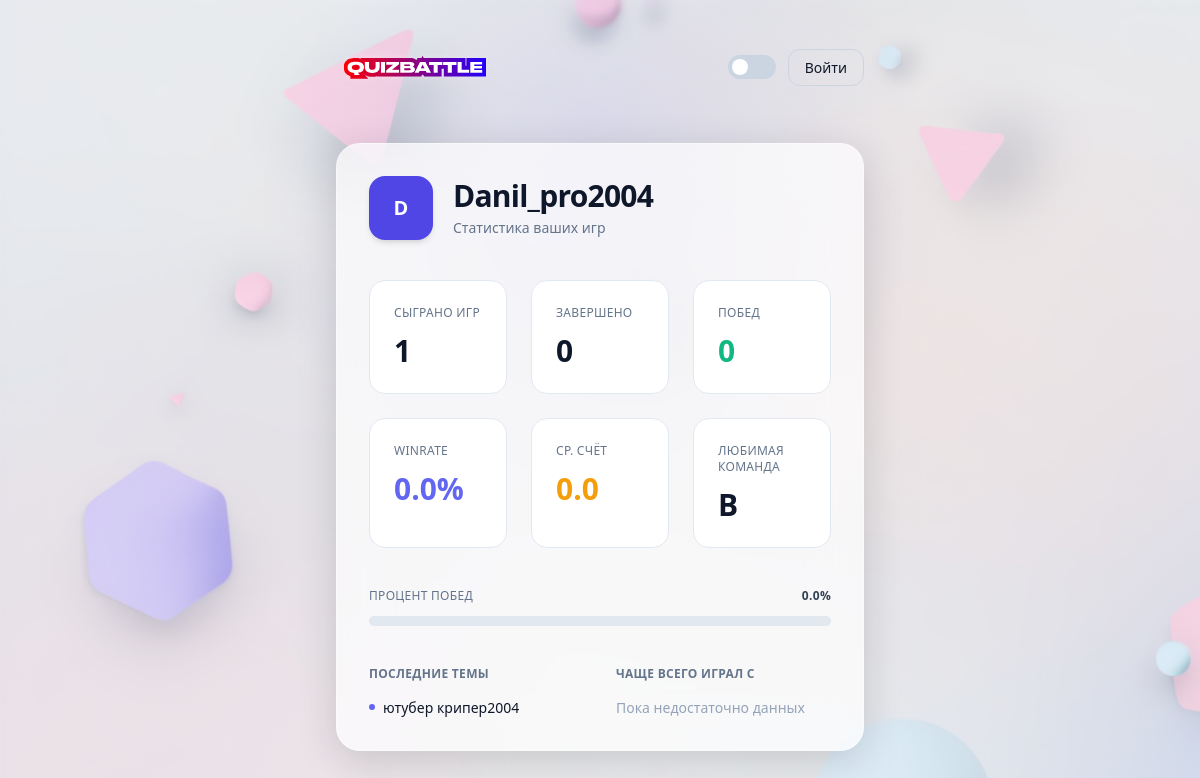
The app's page /profile (signed in), older data.
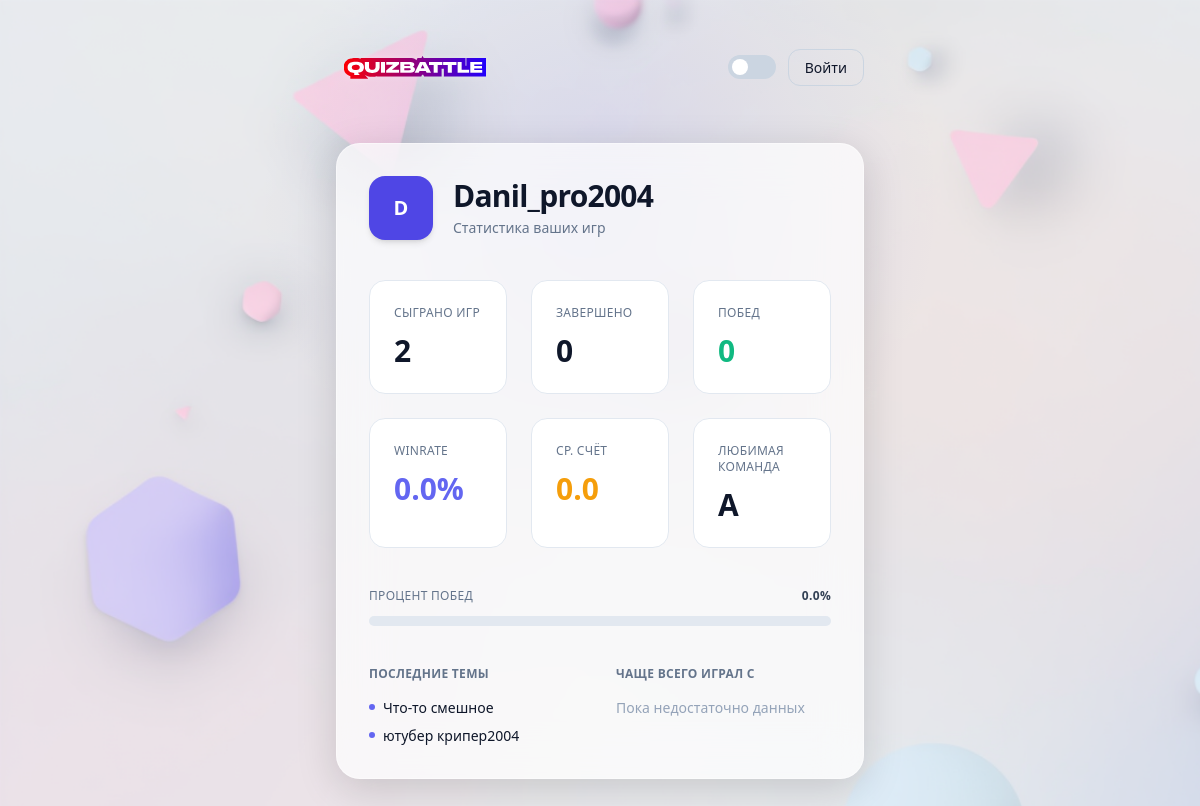
The same page, newer data.
### app/models.py (models this page shows)
class User(Base):
    __tablename__ = "users"
    id: Mapped[int] = mapped_column(Integer, primary_key=True, index=True)
    username: Mapped[str] = mapped_column(String(50), unique=True, index=True)
    password_hash: Mapped[str] = mapped_column(String(255))
    created_at: Mapped[datetime] = mapped_column(DateTime, default=datetime.utcnow)

class Game(Base):
    __tablename__ = "games"
    id: Mapped[int] = mapped_column(Integer, primary_key=True, index=True)
    pin: Mapped[str] = mapped_column(String(6), unique=True, index=True)
    topic: Mapped[str] = mapped_column(String(255))
    questions_per_team: Mapped[int] = mapped_column(Integer)
    status: Mapped[str] = mapped_column(String(32), default="waiting")
    current_team: Mapped[str | None] = mapped_column(String(1), nullable=True)
    current_index_a: Mapped[int] = mapped_column(Integer, default=0)
    current_index_b: Mapped[int] = mapped_column(Integer, default=0)
    score_a: Mapped[int] = mapped_column(Integer, default=0)
    score_b: Mapped[int] = mapped_column(Integer, default=0)
    created_at: Mapped[datetime] = mapped_column(DateTime, default=datetime.utcnow)
    difficulty: Mapped[str] = mapped_column(String(16), default="medium")
    phase: Mapped[str] = mapped_column(String(32), default="gathering")
    question_started_at: Mapped[datetime | None] = mapped_column(DateTime, nullable=True)
    players: Mapped[list["Player"]] = relationship(
        back_populates="game", cascade="all, delete-orphan"
    )
    questions: Mapped[list["Question"]] = relationship(
        back_populates="game", cascade="all, delete-orphan"
    )

### app/routers.py (the view)
@router.get("/profile", response_class=HTMLResponse)
def profile_page(
    request: Request,
    current_user: User = Depends(get_current_user),
    db: Session = Depends(get_db),
):
    stats = game_service.get_user_stats(
        db,
        user_id=current_user.id,
        username=current_user.username
    )
    return templates.TemplateResponse(
        "profile.html",
        {
            "request": request,
            "user": current_user,
            "stats": stats
        }
    )

### app/templates/profile.html (shortened to what this page needs)
{% extends 'base.html' %}
{% block card %}
<div class="space-y-10">
  {% if not user %}
  <div class="flex flex-col items-center gap-4 py-16 text-center">
    <div class="w-16 h-16 rounded-full bg-slate-200 dark:bg-slate-800 flex items-center justify-center">
      <svg xmlns="http://www.w3.org/2000/svg"
           class="w-8 h-8 text-slate-400"
           fill="none"
           viewBox="0 0 24 24"
           stroke="currentColor"
           stroke-width="1.5">
        <path stroke-linecap="round"
              stroke-linejoin="round"
              d="M15.75 6a3.75 3.75 0 11-7.5 0 3.75 3.75 0 017.5 0zM4.501 20.118a7.5 7.5 0 0114.998 0A17.933 17.933 0 0112 21.75c-2.676 0-5.216-.584-7.499-1.632z" />
      </svg>
    </div>
    <p class="text-slate-500 dark:text-slate-400 text-sm">
      Войдите в аккаунт, чтобы увидеть профиль
    </p>
    <a href="/login"
       class="px-6 py-2.5 rounded-xl font-semibold bg-indigo-600 text-white hover:bg-indigo-500 transition">
      Войти
    </a>
  </div>
  {% else %}
  {% set s = stats %}
  {% set wr = (s.wins / s.games_played * 100) | round(1) if s and s.games_played > 0 else 0 %}
  <div class="flex items-center gap-5">
    <div class="w-16 h-16 rounded-2xl bg-indigo-600 flex items-center justify-center
                text-white text-xl font-bold shadow-md">
      {{ user.username[0].upper() }}
    </div>
    <div>
      <h1 class="text-3xl font-bold tracking-tight">
        {{ user.username }}
      </h1>
      <p class="text-sm text-slate-500 dark:text-slate-400 mt-1">
        Статистика ваших игр
      </p>
    </div>
  </div>
  {% if s %}
  <div class="grid grid-cols-2 sm:grid-cols-3 gap-6">
    {% macro stat(title, value, color="") %}
    <div class="p-6 rounded-2xl bg-white dark:bg-slate-900 border border-slate-200 dark:border-slate-800">
      <p class="text-xs uppercase tracking-wide text-slate-500 dark:text-slate-400 mb-3">
        {{ title }}
      </p>
      <p class="text-3xl font-semibold {{ color }}">
        {{ value }}
      </p>
    </div>
    {% endmacro %}
    {{ stat("Сыграно игр", s.games_played) }}
    {{ stat("Завершено", s.games_finished) }}
    {{ stat("Побед", s.wins, "text-emerald-500") }}
    {{ stat("Winrate", wr ~ "%", "text-indigo-500") }}
    {{ stat("Ср. счёт", s.average_team_score, "text-amber-500") }}
    {{ stat("Любимая команда", s.favorite_team or "—") }}
  </div>
  <div class="space-y-3">
    <div class="flex justify-between text-xs uppercase tracking-wide text-slate-500 dark:text-slate-400">
      <span>Процент побед</span>
      <span class="font-semibold text-slate-700 dark:text-slate-200">{{ wr }}%</span>
    </div>
    <div class="h-2.5 w-full rounded-full bg-slate-200 dark:bg-slate-800 overflow-hidden">
    </div>
  </div>
  <div class="grid grid-cols-1 sm:grid-cols-2 gap-8">
    <div class="space-y-4">
      <h3 class="text-xs font-semibold uppercase tracking-wide text-slate-500 dark:text-slate-400">
        Последние темы
      </h3>
      <ul class="space-y-2 text-sm">
        {% if s.recent_topics %}
          {% for topic in s.recent_topics %}
            <li class="flex items-start gap-2">
              <span class="mt-1.5 w-1.5 h-1.5 rounded-full bg-indigo-500"></span>
              <span>{{ topic }}</span>
            </li>
          {% endfor %}
        {% else %}
          <li class="text-slate-400 dark:text-slate-500">
            Пока нет сыгранных игр
          </li>
        {% endif %}
      </ul>
    </div>
    <div class="space-y-4">
      <h3 class="text-xs font-semibold uppercase tracking-wide text-slate-500 dark:text-slate-400">
        Чаще всего играл с
      </h3>
      <ul class="space-y-3 text-sm">
        {% if s.frequent_teammates %}
          {% for mate in s.frequent_teammates %}
            <li class="flex items-center justify-between">
              <div class="flex items-center gap-3">
                <div class="w-7 h-7 rounded-xl bg-indigo-100 dark:bg-indigo-900/40
                            flex items-center justify-center
                            text-indigo-600 dark:text-indigo-400
                            text-xs font-semibold">
                  {{ mate.name[0].upper() }}
                </div>
                <span>{{ mate.name }}</span>
              </div>
              <span class="text-xs text-slate-400 dark:text-slate-500">
                {{ mate.games_together }} игр
              </span>
            </li>
          {% endfor %}
        {% else %}
          <li class="text-slate-400 dark:text-slate-500">
            Пока недостаточно данных
          </li>
        {% endif %}
      </ul>
    </div>
  </div>
  {% else %}
    <p class="text-center text-sm text-slate-400 dark:text-slate-500 py-10">
      Статистика пока недоступна
    </p>
  {% endif %}
  {% endif %}
</div>
{% endblock %}

### app/templates/base.html (shortened to what this page needs)
<!doctype html>
<html lang="ru">
<head>
  <script src="https://cdn.tailwindcss.com"></script>
</head>
<body class="min-h-screen relative overflow-hidden
             bg-slate-100 dark:bg-slate-950
             text-slate-900 dark:text-slate-100
             transition-colors duration-300"
      style="background-repeat: no-repeat; background-size: cover;">
<div class="absolute inset-0 pointer-events-none">
</div>
<div class="relative max-w-xl mx-auto px-6 py-12">
  <div class="flex items-center justify-between mb-14">
    <a href="/" title="Перейти на главную" aria-label="Главная — QuizBattle" class="mr-4 inline-block">
    </a>
    <div class="flex items-center gap-3">
      <button id="themeToggle" class="relative flex-shrink-0 w-12 h-6 rounded-full
                     bg-slate-300 dark:bg-slate-700 transition" aria-pressed="false" aria-label="Переключить тему">
        <span id="toggleDot" class="absolute top-1 left-1 w-4 h-4 rounded-full
                       bg-white dark:bg-slate-200 transition-transform duration-300">
        </span>
      </button>
      <div id="authArea"></div>
    </div>
  </div>
  <div class="relative rounded-3xl p-8
              bg-white/70 dark:bg-slate-900/70
              backdrop-blur-xl
              border border-white/40 dark:border-slate-800
              shadow-soft dark:shadow-softDark
              transition hover:shadow-xl dark:hover:shadow-2xl">
    {% block card %}
    {% endblock %}
  </div>
</div>
</body>
</html>

Row changes from the older to the newer data that the page shows:
added Game: topic "Что-то смешное"
Text that changed along with them:
{{ value }}: "1 0 0 0.0% 0.0 B" → "2 0 0 0.0% 0.0 A"
